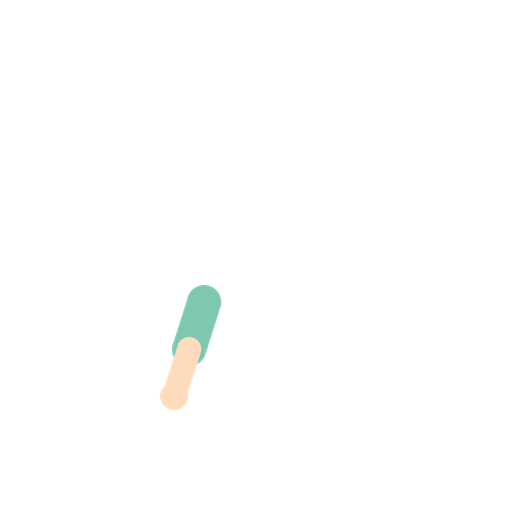
#> input picture characters/demo/parts/arm_l.png, 512 x 512 px, found by its file name; its folder holds only this picture in this run
$ python flat_cartoon_split9.py -i ../../characters/demo/parts/arm_l.png
#> lines starting #> are read from the running program, lines starting #| are printed output that depends on the picture; after the words box and inside, x2 and y2 are one past the last pixel; in counts of white or black regions, pixels touching at a corner belong together
# -*- coding: utf-8 -*-
"""Decompose one flat cartoon image into the contract v1 nine-part rig.

The tool never redraws the character. It removes the background, finds
semantic regions with a small local anime-face model plus color/layout rules,
then copies the original pixels into nine full-canvas RGBA layers.

Default output:
    out/
      character.json
      parts/head.png ... mouth.png
      preview.png
"""
from __future__ import annotations

import argparse
import json
import re
import subprocess
import sys
from pathlib import Path

import cv2
import numpy as np
from PIL import Image

ROOT = Path(__file__).resolve().parents[2]
DEFAULT_MODEL = ROOT / "models" / "anime_face_seg" / "anime_face_unet.onnx"
CANVAS = 512
PART_NAMES = (
    "head",
    "body",
    "arm_l",
    "arm_r",
    "leg_l",
    "leg_r",
    "eye_l",
    "eye_r",
    "mouth",
)
LABEL_TO_PART = {
    1: "head",
    2: "body",
    3: "arm_l",
    4: "arm_r",
    5: "leg_l",
    6: "leg_r",
}
DEBUG_PALETTE = np.array(
    [
        [0, 0, 0],
        [230, 150, 80],
        [245, 205, 70],
        [90, 180, 245],
        [70, 130, 230],
        [120, 220, 130],
        [70, 180, 100],
    ],
    dtype=np.uint8,
)


def read_rgba(path: Path) -> np.ndarray:
    with Image.open(path) as image:
        image = image.convert("RGBA")
        return np.asarray(image).copy()


# [12 lines left out: function fill_closed_holes, not called in this run]


def detect_foreground(rgb: np.ndarray, alpha: np.ndarray) -> tuple[np.ndarray, bool]:
    """Return a character mask and whether an existing alpha channel was used."""
    if int((alpha < 250).sum()) > max(16, alpha.size // 200):
        return alpha > 16, True

    data = rgb.astype(np.int16)
    red, green, blue = data[:, :, 0], data[:, :, 1], data[:, :, 2]
    warm = (red > blue + 8) & (red > 60)
    count, labels, stats, _ = cv2.connectedComponentsWithStats(
        warm.astype(np.uint8), connectivity=8
    )
    if count <= 1:
        raise ValueError(
            "Could not detect a warm/light character body. "
            "Use an image with transparent background or provide --masks-dir."
        )
    core_index = 1 + int(np.argmax(stats[1:, cv2.CC_STAT_AREA]))
    core = labels == core_index

    spread = data.max(axis=2) - data.min(axis=2)
    brightness = data.mean(axis=2)
    neutral = (spread < 35) & (brightness > 130)
    neutral_count, neutral_labels, neutral_stats, _ = cv2.connectedComponentsWithStats(
        neutral.astype(np.uint8), connectivity=8
    )
    distance_to_core = cv2.distanceTransform(
        (1 - core.astype(np.uint8)).astype(np.uint8), cv2.DIST_L2, 5
    )
    selected_neutral = np.zeros_like(core)
    for index in range(1, neutral_count):
        area = int(neutral_stats[index, cv2.CC_STAT_AREA])
        if area < 8:
            continue
        component = neutral_labels == index
        if float(distance_to_core[component].min()) <= 1.5:
            selected_neutral |= component

    mask = (core | selected_neutral).astype(np.uint8)
    mask = cv2.morphologyEx(mask, cv2.MORPH_CLOSE, np.ones((3, 3), np.uint8))
    mask = fill_closed_holes(mask.astype(bool)).astype(np.uint8)
    return mask.astype(bool), False


def color_masks(rgb: np.ndarray) -> dict[str, np.ndarray]:
    hsv = cv2.cvtColor(rgb, cv2.COLOR_RGB2HSV)
    hue, saturation, value = hsv[:, :, 0], hsv[:, :, 1], hsv[:, :, 2]
    skin = (
        (value >= 165)
        & (hue >= 4)
        & (hue <= 19)
        & (saturation >= 20)
        & (saturation <= 165)
    )
    yellow = (value >= 140) & (hue >= 20) & (hue <= 36) & (saturation >= 65)
    neutral = (value >= 130) & (saturation <= 65)
    hair = (value < 190) & (hue >= 5) & (hue <= 35) & (saturation >= 40)
    return {
        "skin": skin,
        "yellow": yellow,
        "neutral": neutral,
        "hair": hair,
    }


def select_dress_component(yellow: np.ndarray) -> tuple[np.ndarray, tuple[int, int, int, int]]:
    height, width = yellow.shape
    count, labels, stats, _ = cv2.connectedComponentsWithStats(
        yellow.astype(np.uint8), connectivity=8
    )
    candidates: list[tuple[float, int]] = []
    for index in range(1, count):
        x, y, w, h, area = [int(value) for value in stats[index]]
        if area < 100:
            continue
        if y + h < height * 0.50:
            continue
        center_x = x + w / 2.0
        center_penalty = abs(center_x - width / 2.0) / max(1.0, width)
        score = float(area) * (1.0 + y / max(1.0, height)) * (1.0 - 0.25 * center_penalty)
        candidates.append((score, index))
    if not candidates:
        raise ValueError("Could not locate the main clothing region.")
    index = max(candidates)[1]
    x, y, w, h, _ = [int(value) for value in stats[index]]
    return labels == index, (x, y, w, h)


# [460 lines left out: functions row_extents, filter_components, infer_face_regions, build_semantic_labels, inpaint_face_base, transformed_canvas and 10 more, not called in this run]


def build_parser() -> argparse.ArgumentParser:
    parser = argparse.ArgumentParser(
        description="Decompose a flat cartoon image into nine contract v1 parts."
    )
    parser.add_argument("--input", "-i", type=Path, required=True, help="Input image path.")
    parser.add_argument(
        "--output-dir",
        "-o",
        type=Path,
        default=ROOT / "photo_cartoon_instance" / "flat_char_01",
        help="Output character directory.",
    )
    parser.add_argument("--character-id", default="flat_char_01")
    parser.add_argument("--name", default="\u5e73\u9762\u89d2\u8272 01")
    parser.add_argument("--model", type=Path, default=DEFAULT_MODEL)
    parser.add_argument("--masks-dir", type=Path, default=None)
    parser.add_argument("--fit-ratio", type=float, default=0.94)
    parser.add_argument("--debug-dir", type=Path, default=None)
    parser.add_argument("--no-validate", action="store_true")
    return parser


def main(argv: list[str] | None = None) -> int:
    try:
        sys.stdout.reconfigure(encoding="utf-8")
        sys.stderr.reconfigure(encoding="utf-8")
    except (AttributeError, OSError):
        pass

    args = build_parser().parse_args(argv)
    input_path = args.input if args.input.is_absolute() else ROOT / args.input
    if not input_path.is_file():
        print(f"Input image not found: {input_path}", file=sys.stderr)
        return 1

    output_dir = args.output_dir if args.output_dir.is_absolute() else ROOT / args.output_dir
    model_path = args.model if args.model.is_absolute() else ROOT / args.model
    masks_dir = None if args.masks_dir is None else (args.masks_dir if args.masks_dir.is_absolute() else ROOT / args.masks_dir)
    debug_dir = None if args.debug_dir is None else (args.debug_dir if args.debug_dir.is_absolute() else ROOT / args.debug_dir)

    character_id = re.sub(r"[^A-Za-z0-9_-]+", "_", args.character_id).strip("_")
    if not character_id:
        character_id = "flat_char_01"

    try:
        rgba = read_rgba(input_path)
#> in read_rgba, image is the input picture: PIL image 512x512 RGBA; mean R, G, B, A 3, 3.4, 3, 3.6
        rgb = rgba[:, :, :3]
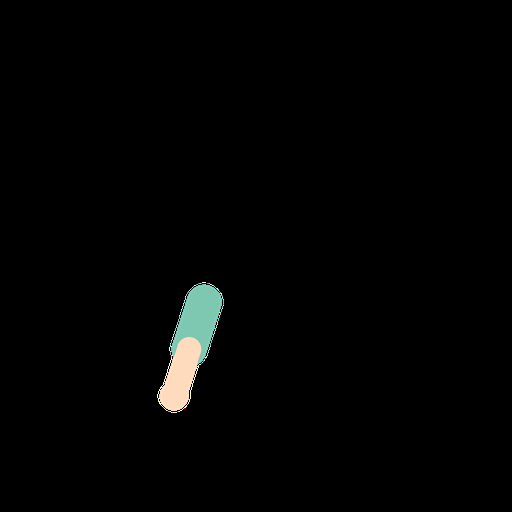
#> rgb: shape (512, 512, 3); mean R, G, B 3, 3.4, 3
        foreground, used_alpha = detect_foreground(rgb, rgba[:, :, 3])
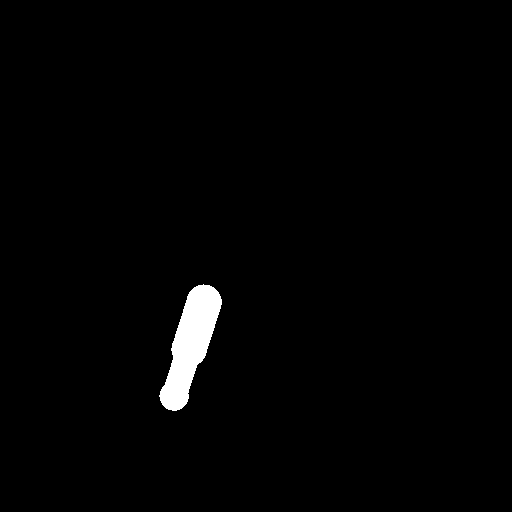
#> foreground: shape (512, 512) bool; 1.5% white; 1 white region, box (x1, y1, x2, y2) and area: (159, 284, 222, 411) 3899
#> used_alpha = True
        colors = color_masks(rgb)
#> in color_masks, `hsv = cv2.cvtColor(rgb, cv2.COLOR_RGB2HSV)`: hsv: shape (512, 512, 3); mean H, S, V 0.8, 1.3, 3.7
#> in color_masks, `skin = ( (value >= 165) & (hue >= 4) & (hue <= 19) & (saturation >= 20..`:
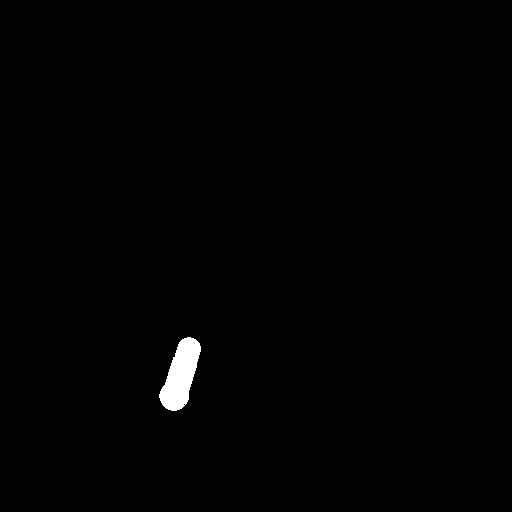
#> skin: shape (512, 512) bool; 0.69% white; 1 white region, box (x1, y1, x2, y2) and area: (159, 337, 201, 411) 1807
#> in color_masks, `yellow = (value >= 140) & (hue >= 20) & (hue <= 36) & (saturation >= 65)`:
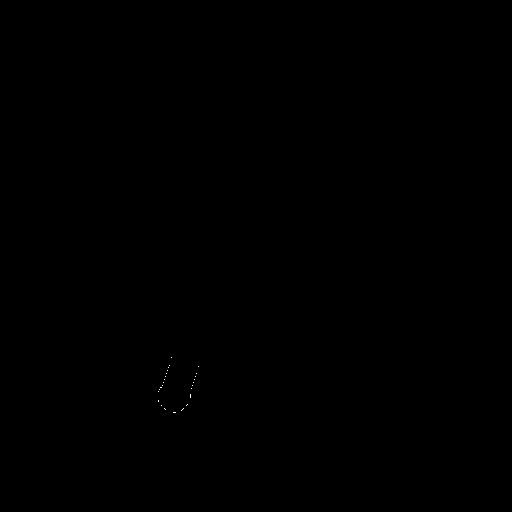
#> yellow: shape (512, 512) bool; 0.01% white in thin lines or dots, all inside (x1, y1, x2, y2) = (158, 357, 199, 413)
#> in color_masks, `neutral = (value >= 130) & (saturation <= 65)`:
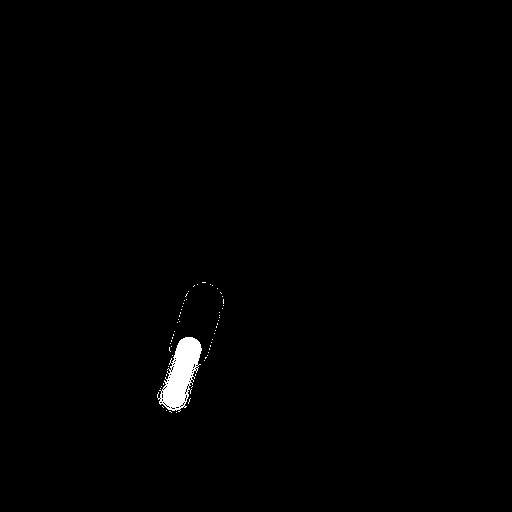
#> neutral: shape (512, 512) bool; 0.71% white; 60 white regions (59 under 20 px), largest, box (x1, y1, x2, y2) and area: (157, 337, 202, 412) 1761
#> in color_masks, `hair = (value < 190) & (hue >= 5) & (hue <= 35) & (saturation >= 40)`: hair: shape (512, 512) bool; every value is 0
#> colors = 4 items
        dress, dress_box = select_dress_component(colors["yellow"] & foreground)
#> in select_dress_component, `count, labels, stats, _ = cv2.connectedComponentsWithStats( yellow.ast..`: labels: shape (512, 512) int32; every value is 0
#> in select_dress_component, `count, labels, stats, _ = cv2.connectedComponentsWithStats( yellow.ast..`: count = 1; stats = [[0, 0, 512, 512, 262144]]
#> after the loop in select_dress_component, `for index in range(1, count):`: candidates = []
        eye_l, eye_r, mouth, face_crop_box, face_counts = infer_face_regions(
            rgb, foreground, model_path
        )
        labels, parts, metrics = build_semantic_labels(
            foreground,
            colors,
            dress,
            dress_box,
            eye_l,
            eye_r,
            mouth,
        )
        manual = load_manual_masks(masks_dir, foreground.shape)
        parts.update(manual)
        empty_parts = [name for name in PART_NAMES if not parts[name].any()]
        if empty_parts:
            raise ValueError(
                "Missing or empty semantic parts: "
                + ", ".join(empty_parts)
                + ". Provide corrected masks with --masks-dir."
            )
        base_rgb = inpaint_face_base(rgb, parts["eye_l"] | parts["eye_r"] | parts["mouth"])
        canvas_rgb, canvas_alpha, scale, offset_x, offset_y = transformed_canvas(
            rgb, foreground, args.fit_ratio
        )
        base_canvas, _, _, _, _ = transformed_canvas(base_rgb, foreground, args.fit_ratio)
        rendered = render_parts(rgb, base_rgb, parts, scale, offset_x, offset_y)
        preview = composite(rendered)
        pivots = make_pivots(parts, metrics, scale, offset_x, offset_y)
        document = character_document(character_id, args.name, input_path, pivots)

        parts_dir = output_dir / "parts"
        parts_dir.mkdir(parents=True, exist_ok=True)
        for name in PART_NAMES:
            Image.fromarray(rendered[name], mode="RGBA").save(parts_dir / f"{name}.png")
        (output_dir / "character.json").write_text(
            json.dumps(document, ensure_ascii=False, indent=2) + "\n",
            encoding="utf-8",
        )
        Image.fromarray(preview, mode="RGB").save(output_dir / "preview.png")

        if debug_dir is not None:
            save_debug(debug_dir, foreground, labels, parts)
            Image.fromarray(canvas_rgb, mode="RGB").save(debug_dir / "canvas_rgb.png")
            Image.fromarray(base_canvas, mode="RGB").save(debug_dir / "inpainted_base.png")
            (debug_dir / "stats.json").write_text(
                json.dumps(
                    {
                        "used_existing_alpha": used_alpha,
                        "face_crop_box": face_crop_box,
                        "face_class_pixels": face_counts,
                        "dress_box": dress_box,
                        "scale": scale,
                        "offset": [offset_x, offset_y],
                        "foreground_pixels": int(foreground.sum()),
                        "pivots": pivots,
                    },
                    ensure_ascii=False,
                    indent=2,
                )
                + "\n",
                encoding="utf-8",
            )
    except Exception as exc:
        print(f"Decomposition failed: {exc}", file=sys.stderr)
        return 1

    validation_ok = True
    validation_output = ""
    if not args.no_validate:
        validation_ok, validation_output = validate_character(output_dir)

    print("=== flat_cartoon_split9 ===")
    print(f"Input: {input_path}")
    print(f"Output: {output_dir}")
    print(f"Character id: {character_id}")
    print(f"Existing alpha used: {used_alpha}")
    print(f"Scale: {scale:.5f}, offset: ({offset_x}, {offset_y})")
    print("Pivots: " + json.dumps(pivots, ensure_ascii=False))
    print(f"Contract validation: {'PASS' if validation_ok else 'FAIL'}")
    if not validation_ok and validation_output:
        print(validation_output.strip())
    return 0 if validation_ok else 1


if __name__ == "__main__":
#> (the run stopped early here; a loop or call above may not have finished)

$ run again, on characters/demo/parts/arm_r.png
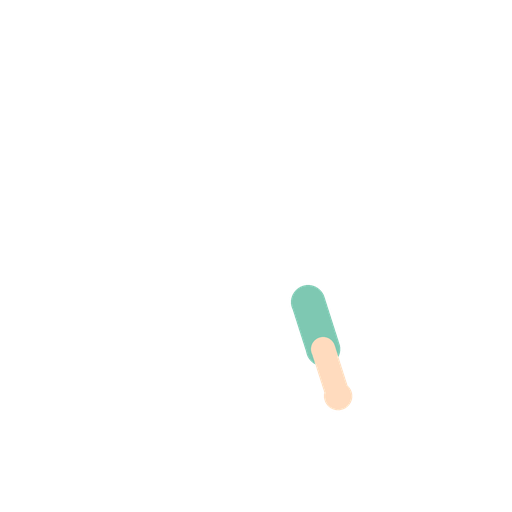
#> input picture characters/demo/parts/arm_r.png, 512 x 512 px, found by its file name
#> in read_rgba, image is the input picture: PIL image 512x512 RGBA; mean R, G, B, A 3, 3.4, 3, 3.6
#> in main, `foreground, used_alpha = detect_foreground(rgb, rgba[:, :, 3])`:
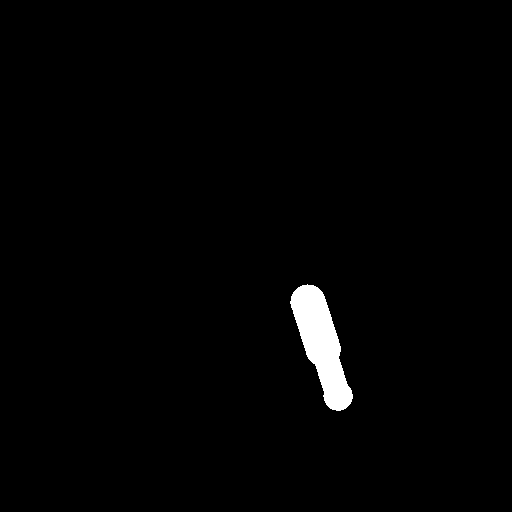
#> foreground: shape (512, 512) bool; 1.5% white; 1 white region, box (x1, y1, x2, y2) and area: (290, 284, 353, 411) 3894
#> used_alpha = True
#> hsv: shape (512, 512, 3); mean H, S, V 0.8, 1.3, 3.7
#> skin: shape (512, 512) bool; 0.69% white; 1 white region, box (x1, y1, x2, y2) and area: (311, 337, 353, 411) 1808
#> yellow: shape (512, 512) bool; 0.01% white in thin lines or dots, all inside (x1, y1, x2, y2) = (314, 359, 355, 413)
#> in color_masks, `neutral = (value >= 130) & (saturation <= 65)`:
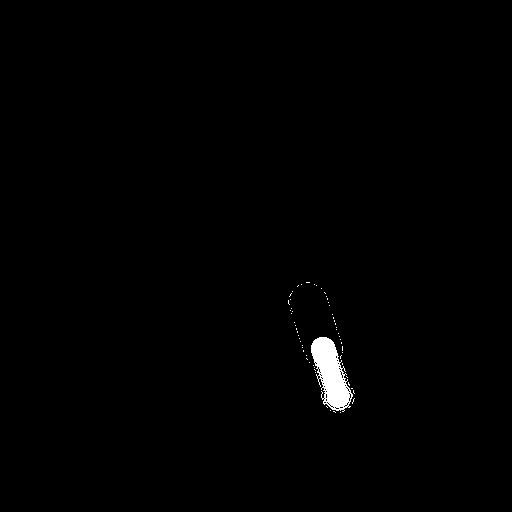
#> neutral: shape (512, 512) bool; 0.7% white; 60 white regions (59 under 20 px), largest, box (x1, y1, x2, y2) and area: (311, 337, 353, 412) 1741
#> hair: shape (512, 512) bool; every value is 0
#> colors = 4 items
#> labels: shape (512, 512) int32; every value is 0
#> count = 1; stats = [[0, 0, 512, 512, 262144]]
#> after the loop in select_dress_component, `for index in range(1, count):`: candidates = []
